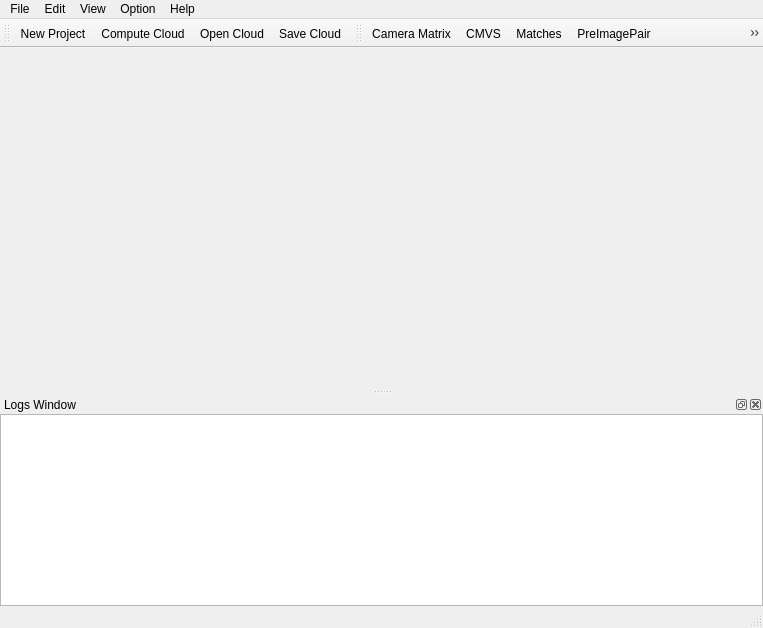
<?xml version="1.0" encoding="UTF-8"?>
<ui version="4.0">
 <class>MainWindow</class>
 <widget class="QMainWindow" name="MainWindow">
  <property name="geometry">
   <rect>
    <x>0</x>
    <y>0</y>
    <width>763</width>
    <height>628</height>
   </rect>
  </property>
  <property name="sizePolicy">
   <sizepolicy hsizetype="Preferred" vsizetype="Fixed">
    <horstretch>0</horstretch>
    <verstretch>0</verstretch>
   </sizepolicy>
  </property>
  <property name="windowTitle">
   <string>3D RECONSTRUCTION</string>
  </property>
  <property name="windowIcon">
   <iconset resource="../res/res.qrc">
    <normaloff>:/about/icon.png</normaloff>:/about/icon.png</iconset>
  </property>
  <property name="documentMode">
   <bool>true</bool>
  </property>
  <widget class="QWidget" name="centralWidget">
   <property name="sizePolicy">
    <sizepolicy hsizetype="Expanding" vsizetype="Expanding">
     <horstretch>4</horstretch>
     <verstretch>5</verstretch>
    </sizepolicy>
   </property>
  </widget>
  <widget class="QMenuBar" name="menuBar">
   <property name="geometry">
    <rect>
     <x>0</x>
     <y>0</y>
     <width>763</width>
     <height>23</height>
    </rect>
   </property>
   <widget class="QMenu" name="menuFile">
    <property name="title">
     <string>File</string>
    </property>
    <addaction name="actionNew_Project"/>
    <addaction name="actionOpen_Cloud"/>
    <addaction name="actionSave_Cloud"/>
    <addaction name="actionExit"/>
   </widget>
   <widget class="QMenu" name="menuHelp">
    <property name="title">
     <string>Help</string>
    </property>
    <addaction name="actionAbout"/>
   </widget>
   <widget class="QMenu" name="menuEdit">
    <property name="title">
     <string>Edit</string>
    </property>
    <widget class="QMenu" name="menuCloudFilter">
     <property name="title">
      <string>CloudFilter</string>
     </property>
     <addaction name="actionRadiusOutlier"/>
    </widget>
    <addaction name="actionCamera_Matrix"/>
    <addaction name="actionCMVS"/>
    <addaction name="menuCloudFilter"/>
   </widget>
   <widget class="QMenu" name="menuView">
    <property name="title">
     <string>View</string>
    </property>
    <widget class="QMenu" name="menuImage_Window">
     <property name="title">
      <string>Image Window</string>
     </property>
     <addaction name="actionKey_Points"/>
     <addaction name="actionMatches"/>
    </widget>
    <addaction name="actionLog_Window"/>
    <addaction name="menuImage_Window"/>
   </widget>
   <widget class="QMenu" name="menuOption">
    <property name="title">
     <string>Option</string>
    </property>
    <addaction name="actionSetting"/>
   </widget>
   <addaction name="menuFile"/>
   <addaction name="menuEdit"/>
   <addaction name="menuView"/>
   <addaction name="menuOption"/>
   <addaction name="menuHelp"/>
  </widget>
  <widget class="QToolBar" name="mainToolBar">
   <attribute name="toolBarArea">
    <enum>TopToolBarArea</enum>
   </attribute>
   <attribute name="toolBarBreak">
    <bool>false</bool>
   </attribute>
   <addaction name="actionNew_Project"/>
   <addaction name="actionCompute_Cloud"/>
   <addaction name="actionOpen_Cloud"/>
   <addaction name="actionSave_Cloud"/>
  </widget>
  <widget class="QStatusBar" name="statusBar"/>
  <widget class="QToolBar" name="toolBar">
   <property name="windowTitle">
    <string>toolBar</string>
   </property>
   <attribute name="toolBarArea">
    <enum>TopToolBarArea</enum>
   </attribute>
   <attribute name="toolBarBreak">
    <bool>false</bool>
   </attribute>
   <addaction name="actionCamera_Matrix"/>
   <addaction name="actionCMVS"/>
   <addaction name="actionMatches"/>
   <addaction name="actionPreImagePair"/>
   <addaction name="actionNextImagePair"/>
   <addaction name="actionRadiusOutlier"/>
   <addaction name="actionStatisticalRemoval"/>
  </widget>
  <widget class="QDockWidget" name="logDockWidget">
   <property name="enabled">
    <bool>true</bool>
   </property>
   <property name="sizePolicy">
    <sizepolicy hsizetype="Preferred" vsizetype="Minimum">
     <horstretch>1</horstretch>
     <verstretch>0</verstretch>
    </sizepolicy>
   </property>
   <property name="autoFillBackground">
    <bool>true</bool>
   </property>
   <property name="floating">
    <bool>false</bool>
   </property>
   <property name="features">
    <set>QDockWidget::AllDockWidgetFeatures</set>
   </property>
   <property name="allowedAreas">
    <set>Qt::AllDockWidgetAreas</set>
   </property>
   <property name="windowTitle">
    <string>Logs Window</string>
   </property>
   <attribute name="dockWidgetArea">
    <number>8</number>
   </attribute>
   <widget class="QWidget" name="dockWidgetContents">
    <layout class="QVBoxLayout" name="verticalLayout">
     <property name="margin">
      <number>0</number>
     </property>
     <item>
      <widget class="QTextEdit" name="textEdit">
       <property name="horizontalScrollBarPolicy">
        <enum>Qt::ScrollBarAsNeeded</enum>
       </property>
       <property name="acceptRichText">
        <bool>false</bool>
       </property>
      </widget>
     </item>
    </layout>
   </widget>
  </widget>
  <action name="actionOpen_Cloud">
   <property name="icon">
    <iconset>
     <normalon>:/toolbutton/open_cloud.png</normalon>
    </iconset>
   </property>
   <property name="text">
    <string>Open Cloud</string>
   </property>
   <property name="toolTip">
    <string>Open a Cloud and show it</string>
   </property>
   <property name="statusTip">
    <string extracomment="Open"/>
   </property>
  </action>
  <action name="actionNew_Project">
   <property name="icon">
    <iconset>
     <normalon>:/toolbutton/new_project.png</normalon>
    </iconset>
   </property>
   <property name="text">
    <string>New Project</string>
   </property>
   <property name="toolTip">
    <string>select a set of image to compute</string>
   </property>
  </action>
  <action name="actionCompute_Cloud">
   <property name="icon">
    <iconset resource="../res/res.qrc">
     <normaloff>:/toolbutton/compute.png</normaloff>:/toolbutton/compute.png</iconset>
   </property>
   <property name="text">
    <string>Compute Cloud</string>
   </property>
  </action>
  <action name="actionSave_Cloud">
   <property name="icon">
    <iconset>
     <normalon>:/toolbutton/save_selected_cloud.png</normalon>
    </iconset>
   </property>
   <property name="text">
    <string>Save Cloud</string>
   </property>
   <property name="toolTip">
    <string>Save Cloud to file</string>
   </property>
  </action>
  <action name="actionAbout">
   <property name="text">
    <string>About</string>
   </property>
  </action>
  <action name="actionCamera_Matrix">
   <property name="icon">
    <iconset resource="../res/res.qrc">
     <normaloff>:/toolbutton/camera.png</normaloff>:/toolbutton/camera.png</iconset>
   </property>
   <property name="text">
    <string>Camera Matrix</string>
   </property>
  </action>
  <action name="actionExit">
   <property name="text">
    <string>Exit</string>
   </property>
  </action>
  <action name="actionCMVS">
   <property name="icon">
    <iconset>
     <normalon>:/toolbutton/cmvs.jpg</normalon>
    </iconset>
   </property>
   <property name="text">
    <string>CMVS</string>
   </property>
   <property name="toolTip">
    <string>Reconstruct Dense Points Cloud</string>
   </property>
  </action>
  <action name="actionLog_Window">
   <property name="checkable">
    <bool>true</bool>
   </property>
   <property name="checked">
    <bool>true</bool>
   </property>
   <property name="text">
    <string>Log Window</string>
   </property>
  </action>
  <action name="actionSetting">
   <property name="text">
    <string>Setting</string>
   </property>
  </action>
  <action name="actionKey_Points">
   <property name="checkable">
    <bool>true</bool>
   </property>
   <property name="text">
    <string>Key Points</string>
   </property>
  </action>
  <action name="actionMatches">
   <property name="checkable">
    <bool>true</bool>
   </property>
   <property name="text">
    <string>Matches</string>
   </property>
   <property name="toolTip">
    <string>Show off the Matches of KeyPoints</string>
   </property>
  </action>
  <action name="actionNextImagePair">
   <property name="icon">
    <iconset>
     <normalon>:/toolbutton/nextArrow.jpg</normalon>
    </iconset>
   </property>
   <property name="text">
    <string>NextImagePair</string>
   </property>
  </action>
  <action name="actionPreImagePair">
   <property name="icon">
    <iconset resource="../res/res.qrc">
     <normaloff>:/toolbutton/preArrow.jpg</normaloff>:/toolbutton/preArrow.jpg</iconset>
   </property>
   <property name="text">
    <string>PreImagePair</string>
   </property>
  </action>
  <action name="actionRadiusOutlier">
   <property name="icon">
    <iconset>
     <normalon>:/toolbutton/radius_outlier.jpg</normalon>
    </iconset>
   </property>
   <property name="text">
    <string>RadiusOutlier</string>
   </property>
  </action>
  <action name="actionStatisticalRemoval">
   <property name="icon">
    <iconset resource="../res/res.qrc">
     <normaloff>:/toolbutton/statistical_removal.jpg</normaloff>:/toolbutton/statistical_removal.jpg</iconset>
   </property>
   <property name="text">
    <string>StatisticalRemoval</string>
   </property>
  </action>
 </widget>
 <layoutdefault spacing="6" margin="11"/>
 <resources>
  <include location="../res/res.qrc"/>
 </resources>
 <connections/>
</ui>
